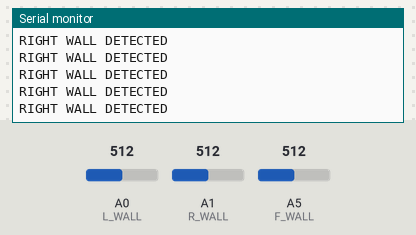
Simulated run of this sketch. Board: Arduino Uno, built with avr-gcc and run on an emulated ATmega328P. Shown: the last lines printed to the serial monitor. Inputs (shaded band) come from the test bench; at power-on: A1 (R_WALL) = 512, A0 (L_WALL) = 512, A5 (F_WALL) = 512.

Above: at 1.2 s.
1.3 s: A1 (R_WALL) set to 109
2.8 s: A1 (R_WALL) set to 95
At 3.7 s:
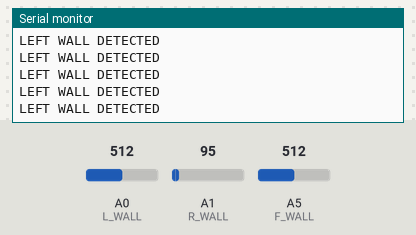
4.7 s: A0 (L_WALL) set to 110
7.7 s: A0 (L_WALL) set to 94
At 8.4 s:
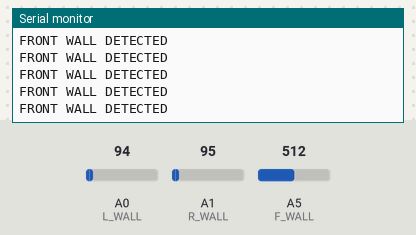

Measured:
- the behaviour switches between 101 and 100 on A1 (R_WALL) (found by bisection; images 0 and 1)
- the behaviour switches between 101 and 100 on A0 (L_WALL) (found by bisection; images 1 and 2)
- after the input at 2.8 s, the serial monitor: prints a new line after 0.08 s (image 1)
- after the input at 7.7 s, the serial monitor: prints a new line after 0.07 s (image 2)

The sketch:

WallSensor_Test.ino
```cpp
const int R_WALL = A1;
const int L_WALL = A0;
const int F_WALL = A5;

int wall_threshold = 100;
int r_wall = 0;
int l_wall = 0;
int f_wall = 0;
void setup() {
  // put your setup code here, to run once:
  Serial.begin(9600);
}

void loop() {
  // put your main code here, to run repeatedly:
  r_wall = analogRead(R_WALL);
  l_wall = analogRead(L_WALL);
  f_wall = analogRead(F_WALL);

  if(r_wall > wall_threshold){
    Serial.println("RIGHT WALL DETECTED");
  }

  else if(l_wall > wall_threshold){
    Serial.println("LEFT WALL DETECTED");
  }

  else if(f_wall > wall_threshold){
    Serial.println("FRONT WALL DETECTED");
  }

  else if((f_wall < wall_threshold)&&(r_wall < wall_threshold)&&(l_wall < wall_threshold)){
    Serial.println("NO WALL DETECTED");
  }


}
```
